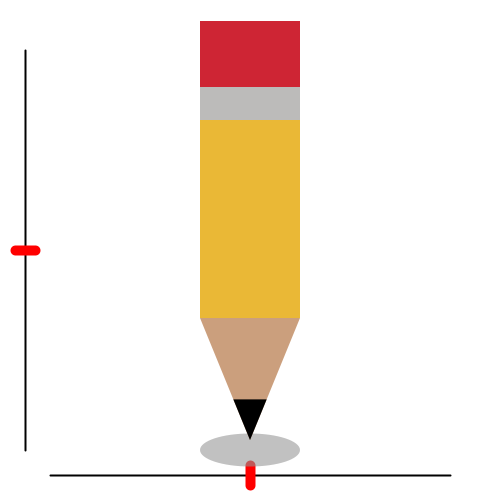
Frame 1 (no input)
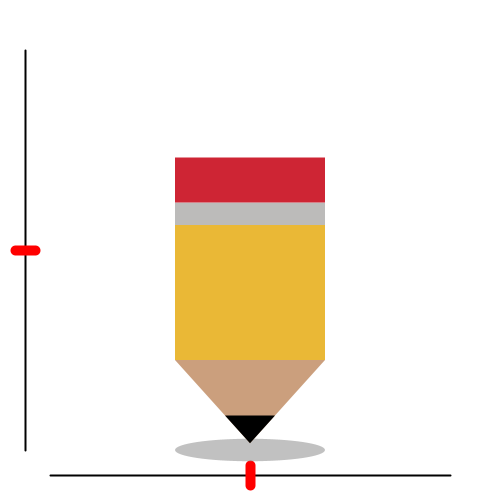
Frame 60 (the mouse pressed at the canvas centre just before this capture)
Frame 120 (the mouse held since frame 60 and released just before this capture): identical to frame 60, image omitted

The Processing sketch that drew these frames (run headless with seeded random() and noise(); from frame 60 on, the mouse is pressed at the canvas centre):

// Processing sketch: ChukwuochaChukwunazaA1Q3
// ── ChukwuochaChukwunazaA1Q3.pde
/*Chukwunaza Chukwuocha
comp1010-A02
Assignment 1 Q3

THE NUMBERS VISIBLE IN THE VARIABLE ASSIGNMENTS ARE NOT LITERALS BUT ALEGRAIC EXPRESSIONS FOR SCALING THE SHAPES!!!
*/
 
// constants for canvas width and height, change if size() changes
final int CANVAS_WIDTH = 500;
final int CANVAS_HEIGHT = 500;

//Constants for the root shape position
final float ELLIPSE_X = (CANVAS_WIDTH/2); // x coordinate of the ellipse center
final float ELLIPSE_Y = (CANVAS_HEIGHT-(CANVAS_HEIGHT/10)); // y coordinate of the ellipse center

//constants for root shape minimum and maximumm size
int ellipseMinWidth = (CANVAS_WIDTH/10);
int ellipseMaxWidth = (CANVAS_WIDTH/2);
int ellipseMinHeight =(CANVAS_HEIGHT/40);
int ellipseMaxHeight =(CANVAS_HEIGHT/15);

// constants used for sliders DO NOT CHANGE!
final int MARGIN = 50;
final int HANDLE_WIDTH = 20;
final int X_SLIDER_LEFT = MARGIN;
final int X_SLIDER_RIGHT = CANVAS_WIDTH - MARGIN;
final int X_SLIDER_Y = CANVAS_HEIGHT - MARGIN/2;
final int Y_SLIDER_TOP = MARGIN;
final int Y_SLIDER_BOTTOM = CANVAS_HEIGHT - MARGIN;
final int Y_SLIDER_X = MARGIN/2;

// variables used for slider handle positions
int xSliderLoc; 
int ySliderLoc;

//variables for the root shape size
float ellipseWidth;
float ellipseHeight;

//variables for scaling
float scaleX;
float scaleY;

void setup() 
{
  size(500, 500);
  // initial slider handle locations
  xSliderLoc = width/2;
  ySliderLoc = height/2;
  //variables for the ellipse size
  ellipseWidth = (width/5);
  ellipseHeight = (height/15);
}

void drawCopy()
{
// Drwaing the root shape whcih is an ellipse
noStroke();
fill(150, 150);
ellipse(ELLIPSE_X, ELLIPSE_Y, ellipseWidth, ellipseHeight);

//variables the pencil collar
float pencilCollarX = (ELLIPSE_X);
float pencilCollarY = (ELLIPSE_Y-(ellipseHeight*3/10));
float pencilCollarLeft = (ELLIPSE_X-(ellipseWidth/2));
float pencilCollarRight = (ELLIPSE_X+(ellipseWidth/2));
float pencilCollarHeight = (ELLIPSE_Y-(ellipseHeight*4));

//variables the pencil collar
fill(#CB9F7D);
triangle(pencilCollarX, pencilCollarY, pencilCollarLeft, pencilCollarHeight, pencilCollarRight, pencilCollarHeight);

//variables for the Pencil tip
float pencilTipX = pencilCollarX;
float pencilTipY = pencilCollarY;
float pencilTipLeft = pencilCollarLeft + ((pencilCollarRight - pencilCollarLeft)/3);
float pencilTipRight = pencilCollarRight - ((pencilCollarRight - pencilCollarLeft)/3);
float pencilTipHeight = (pencilCollarHeight + ((pencilCollarY-pencilCollarHeight)*2/3));

//Drawing the Pencil tip
fill(0);
triangle(pencilTipX, pencilTipY, pencilTipLeft, pencilTipHeight, pencilTipRight, pencilTipHeight);

//variables for the pencil body
float rect1Width = (pencilCollarRight - pencilCollarLeft);
float rect1Height = ellipseHeight*6;
float rect1X = pencilCollarLeft;
float rect1Y = pencilCollarHeight;

//Drawaing the pencil body
fill(#EAB836);
rect(rect1X,rect1Y, rect1Width, -rect1Height);

//variables for the eraser holder
float rect2Width = rect1Width;
float rect2Height = ellipseHeight;
float rect2X = pencilCollarLeft;
float rect2Y = (pencilCollarHeight - rect1Height);

//Drawing the eraser holder
fill(#BCBBBA);
rect(rect2X, rect2Y, rect2Width, -rect2Height);

//variables for the Eraser
float rect3Width = rect1Width;
float rect3Height = ellipseHeight*2;
float rect3X = pencilCollarLeft;
float rect3Y = rect2Y-rect2Height;

//Drawing the Eraser
fill(#CE2534);
rect(rect3X, rect3Y, rect3Width, -rect3Height);
}

void draw()
{
  background(255);
  drawXSlider();
  drawYSlider();
  drawCopy();
  updateXScaleFactor();
  updateYScaleFactor();
  scaleCopy();
}


void updateXScaleFactor()
////Calculating and converting the Location of SliderX to a scale factor of 0.0 to 1.0
{
  scaleX = 0.0 + (xSliderLoc - X_SLIDER_LEFT)/float(X_SLIDER_RIGHT - X_SLIDER_LEFT) * (1.0);
}

void updateYScaleFactor()
//Calculating and converting the Location of SliderY to a scale factor of 0.0 to 1.0
{
  scaleY = 0.0 + (ySliderLoc - Y_SLIDER_BOTTOM)/float(Y_SLIDER_TOP - Y_SLIDER_BOTTOM) * (1.0);
}

void scaleCopy()
/* Scaling the Width of the ellipse based on Slider position 
using the scale factors above the SourcePercent.*/
{
  ellipseWidth = ellipseMinWidth + scaleX * (ellipseMaxWidth-ellipseMinWidth);
  ellipseHeight = ellipseMinHeight + scaleY * (ellipseMaxHeight-ellipseMinHeight);
}

void drawXSlider()
{
  //DO NOT CHANGE THE CODE IN THIS FUNCTION!!
  // draw horizontal slider
  stroke(0);
  strokeWeight(2);
  line(X_SLIDER_LEFT, X_SLIDER_Y, X_SLIDER_RIGHT, X_SLIDER_Y);
  //draw slider handle
  stroke(255, 0, 0);
  strokeWeight(10);
  line(xSliderLoc, X_SLIDER_Y - HANDLE_WIDTH/2, 
    xSliderLoc, X_SLIDER_Y + HANDLE_WIDTH/2);
}

void drawYSlider()
{ 
  //DO NOT CHANGE THE CODE IN THIS FUNCTION!!
  // draw vertical slider
  stroke(0);
  strokeWeight(2);
  line(Y_SLIDER_X, Y_SLIDER_TOP, Y_SLIDER_X, Y_SLIDER_BOTTOM);
  // draw slider handle
  stroke(255, 0, 0);
  strokeWeight(10);
  line(Y_SLIDER_X - HANDLE_WIDTH/2, ySliderLoc, 
    Y_SLIDER_X + HANDLE_WIDTH/2, ySliderLoc);
}


/*
 * The code below handles the mouse interaction with the sliders
 * You do not need to understand how this code works for A1
 * All you need to know is that when the user drags a slider handle,
 * this code detects that and calls either the updateXScaleFactor() fucntion
 * or the updateYScaleFactor() function.  You never have to call those
 * functions directly, they will be called automatically from here.
 * 
 * DO NOT CHANGE THIS CODE AT ALL!!!
 *
 */
void mouseDragged()
{
  //DO NOT CHANGE THIS CODE
  final int HANDLE_ACTIVE_THRESH = HANDLE_WIDTH;
  if ((mouseX >= X_SLIDER_LEFT) && (mouseX <= X_SLIDER_RIGHT) && 
    (mouseY > X_SLIDER_Y - HANDLE_ACTIVE_THRESH) && (mouseY < X_SLIDER_Y + HANDLE_ACTIVE_THRESH)) {    
    xSliderLoc = mouseX;
    updateXScaleFactor();
  }

  if  ((mouseX >= Y_SLIDER_X - HANDLE_ACTIVE_THRESH) && (mouseX <= Y_SLIDER_X + HANDLE_ACTIVE_THRESH) && 
    (mouseY < Y_SLIDER_BOTTOM) && (mouseY > Y_SLIDER_TOP)){
    ySliderLoc = mouseY;
    updateYScaleFactor();
  }
}
